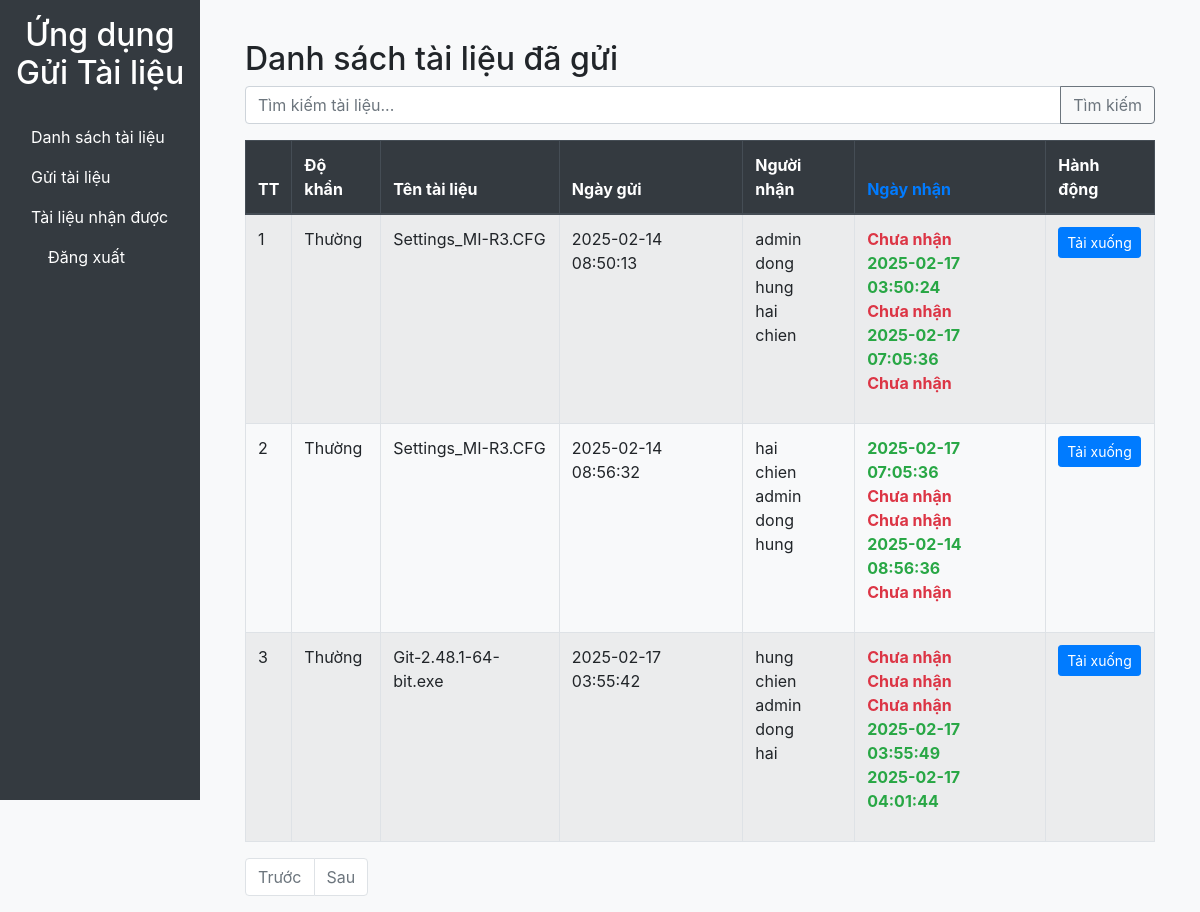
/ (signed in), run on an earlier commit of the app's database.
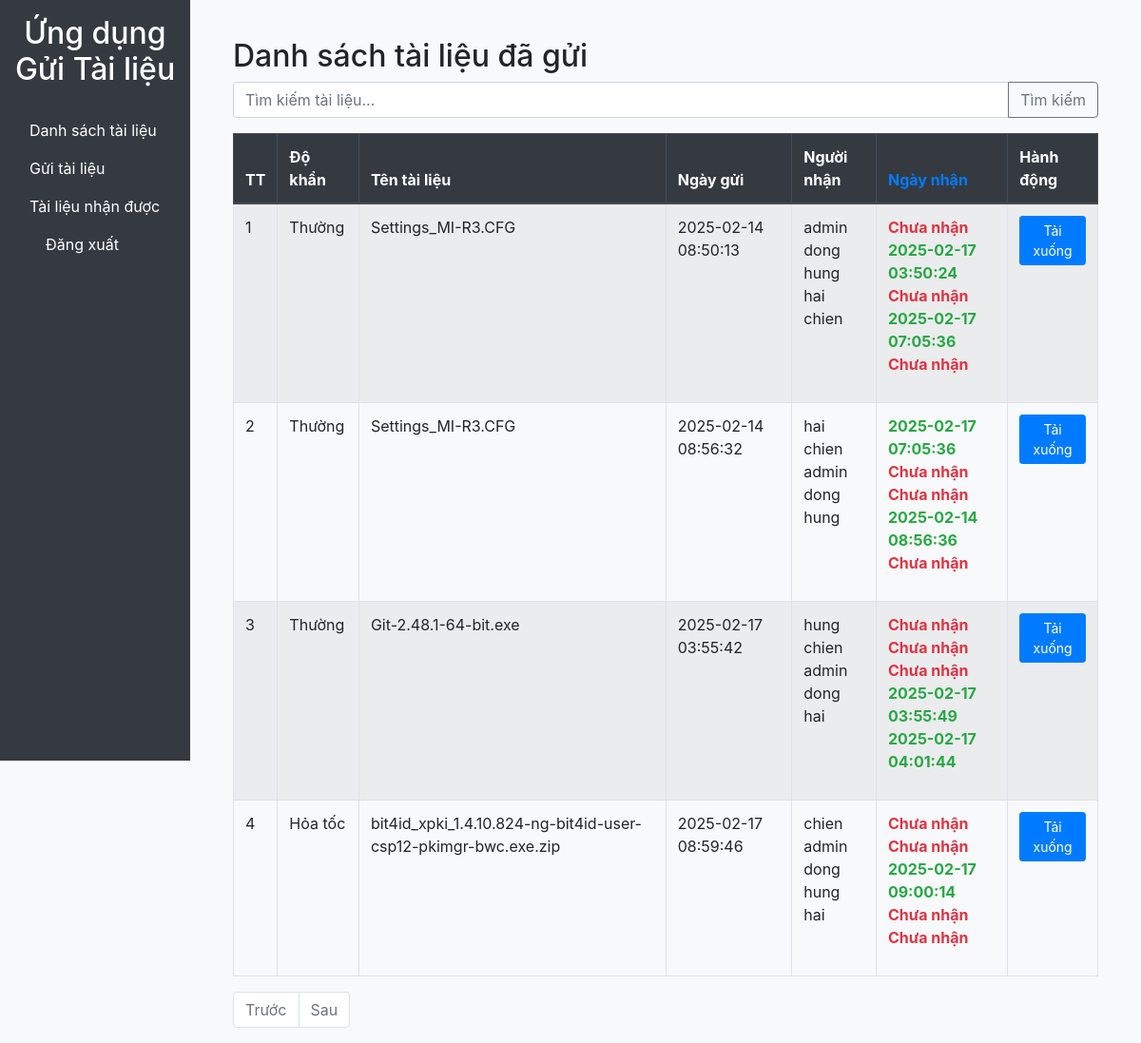
And on a later commit of the database.
### app/models.py (models this page shows, shortened)
class File(db.Model):
    id = db.Column(db.Integer, primary_key=True)
    name = db.Column(db.String(255), index=True)
    file_path = db.Column(db.String(255))
    uploaded_at = db.Column(db.DateTime, default=datetime.utcnow, index=True)
    urgency = db.Column(db.String(20), index=True)
    uploaded_by_id = db.Column(db.Integer, db.ForeignKey('user.id'))
    uploaded_by = db.relationship('User', backref='uploaded_files')

class User(UserMixin, db.Model):
    id = db.Column(db.Integer, primary_key=True)
    username = db.Column(db.String(64), index=True, unique=True)
    password_hash = db.Column(db.String(128))
    is_admin = db.Column(db.Boolean, default=False)
    groups = db.relationship('Group', secondary=user_groups, back_populates='users')

class FileRecipient(db.Model):
    id = db.Column(db.Integer, primary_key=True)
    file_id = db.Column(db.Integer, db.ForeignKey('file.id'), index=True)
    recipient_id = db.Column(db.Integer, db.ForeignKey('user.id'), index=True)
    is_read = db.Column(db.Boolean, default=False, index=True)
    read_at = db.Column(db.DateTime, nullable=True)
    file = db.relationship('File', backref='recipients')
    recipient = db.relationship('User', backref='received_files')

### app/routes.py (the view)
@bp.route('/')
@login_required
def file_list():
    search_query = request.args.get('search', '')
    page = request.args.get('page', 1, type=int)
    per_page = 10
    files_query = File.query.filter(File.uploaded_by == current_user)
    if search_query:
        files_query = files_query.filter(File.name.ilike(f'%{search_query}%'))
    files = files_query.paginate(page, per_page, False)
    file_data = []
    for file in files.items:
        recipients = FileRecipient.query.filter_by(file_id=file.id).all()
        recipient_list = [{'username': recipient.recipient.username, 'read_at': recipient.read_at} for recipient in
                          recipients]
        file_data.append({
            'id': file.id,
            'urgency': file.urgency,
            'name': file.name,
            'uploaded_at': file.uploaded_at,
            'recipients': recipient_list
        })
    next_url = url_for('routes.file_list', page=files.next_num, search=search_query) if files.has_next else None
    prev_url = url_for('routes.file_list', page=files.prev_num, search=search_query) if files.has_prev else None
    return render_template('file_list.html', files=file_data, search_query=search_query, next_url=next_url,
                           prev_url=prev_url)

### app/models.py (called while the page is built)
@login.user_loader
def load_user(id):
    return User.query.get(int(id))

### app/templates/file_list.html
{% extends 'base.html' %}
{% block content %}
<div class="container mt-4">
    <h2>Danh sách tài liệu đã gửi</h2>
    <form method="get" action="{{ url_for('routes.file_list') }}">
        <div class="input-group mb-3">
            <input type="text" name="search" class="form-control" placeholder="Tìm kiếm tài liệu..." value="{{ search_query }}">
            <div class="input-group-append">
                <button class="btn btn-outline-secondary" type="submit">Tìm kiếm</button>
            </div>
        </div>
    </form>
    <table class="table table-bordered table-striped table-hover">
        <thead class="thead-dark">
            <tr>
                <th>TT</th>
                <th>Độ khẩn</th>
                <th>Tên tài liệu</th>
                <th>Ngày gửi</th>
                <th>Người nhận</th>
                <th class="text-primary">Ngày nhận</th>
                <th>Hành động</th>
            </tr>
        </thead>
        <tbody>
            {% for file in files %}
            <tr>
                <td>{{ loop.index + (request.args.get('page', 1, type=int) - 1) * 10 }}</td>
                <td>{{ file.urgency }}</td>
                <td>{{ file.name }}</td>
                <td>{{ file.uploaded_at.strftime('%Y-%m-%d %H:%M:%S') }}</td>
                <td>
                    <ul class="list-unstyled">
                        {% for recipient in file.recipients %}
                        <li>{{ recipient.username }}</li>
                        {% endfor %}
                    </ul>
                </td>
                <td>
                    <ul class="list-unstyled">
                        {% for recipient in file.recipients %}
                        <li class="{{ 'text-danger font-weight-bold' if not recipient.read_at else 'text-success font-weight-bold' }}">
                            {{ recipient.read_at.strftime('%Y-%m-%d %H:%M:%S') if recipient.read_at else 'Chưa nhận' }}
                        </li>
                        {% endfor %}
                    </ul>
                </td>
                <td>
                    <a href="{{ url_for('routes.download_file', file_id=file.id) }}" class="btn btn-primary btn-sm">Tải xuống</a>
                </td>
            </tr>
            {% endfor %}
        </tbody>
    </table>
    <nav>
        <ul class="pagination">
            {% if prev_url %}
            <li class="page-item">
                <a class="page-link" href="{{ prev_url }}">Trước</a>
            </li>
            {% else %}
            <li class="page-item disabled">
                <a class="page-link" href="#">Trước</a>
            </li>
            {% endif %}
            {% if next_url %}
            <li class="page-item">
                <a class="page-link" href="{{ next_url }}">Sau</a>
            </li>
            {% else %}
            <li class="page-item disabled">
                <a class="page-link" href="#">Sau</a>
            </li>
            {% endif %}
        </ul>
    </nav>
</div>
{% endblock %}

### app/templates/base.html (shortened to what this page needs)
<!DOCTYPE html>
<html lang="en">
<head>
    <link rel="stylesheet" href="{{ url_for('static', filename='css/bootstrap.min.css') }}">
    <link rel="stylesheet" href="{{ url_for('static', filename='css/fontawesome.min.css') }}">
    <link rel="stylesheet" href="{{ url_for('static', filename='css/admin.css') }}">
</head>
<body>
    <div class="container-fluid">
        <div class="row">
            <div class="col-md-2 bg-dark text-white sidebar">
                <div class="sidebar-sticky">
                    <h2 class="text-center py-3">Ứng dụng Gửi Tài liệu</h2>
                    <ul class="nav flex-column">
                        <li class="nav-item">
                            <a class="nav-link" href="{{ url_for('routes.file_list') }}">Danh sách tài liệu</a>
                        </li>
                        <li class="nav-item">
                            <a class="nav-link" href="{{ url_for('routes.upload_file') }}">Gửi tài liệu</a>
                        </li>
                        <li class="nav-item">
                            <a class="nav-link" href="{{ url_for('routes.received_files') }}">Tài liệu nhận được</a>
                        </li>
                        <li class="nav-item mt-auto">
                            <a class="nav-link" href="{{ url_for('auth.logout') }}"><i class="fas fa-sign-out-alt"></i> Đăng xuất</a>
                        </li>
                    </ul>
                </div>
            </div>
            <div class="col-md-10 offset-md-2">
                <nav class="navbar navbar-expand-lg navbar-light bg-light">
                </nav>
                <div class="container mt-4">
                    {% block content %}{% endblock %}
                </div>
            </div>
        </div>
    </div>
</body>
</html>

### app/static/css/admin.css (style rules this page uses)
body { background-color: #f8f9fa; }
.navbar { margin-bottom: 20px; }
.table-striped tbody tr:nth-of-type(odd) { background-color: rgba(0,0,0,.05); }
.sidebar { height: 100vh; position: fixed; }
.nav-link { color: #ffffff; }

What changed in the data, as far as the page shows it:
added File: urgency "Hỏa tốc", name "bit4id_xpki_1.4.10.824-ng-bit4id-user-csp12-pkimgr-bwc.exe.zip", uploaded_at "2025-02-17 08:59:46", User (username "chien", read_at "Chưa nhận"), User (username "admin", read_at "Chưa nhận"), User (username "dong", read_at "2025-02-17 09:00:14"), User (username "hung", read_at "Chưa nhận"), User (username "hai", read_at "Chưa nhận")
